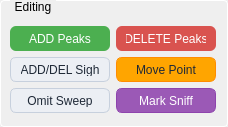
               <widget class="QGroupBox" name="groupBox_5">
                <property name="minimumSize">
                 <size>
                  <width>228</width>
                  <height>127</height>
                 </size>
                </property>
                <property name="maximumSize">
                 <size>
                  <width>228</width>
                  <height>127</height>
                 </size>
                </property>
                <property name="styleSheet">
                 <string notr="true">QGroupBox {
            border: 1px solid #ffffff;
            border-radius: 4px;
            margin-top: 0.5em;
            padding-top: 0.5em;
        }

        QGroupBox::title {
            subcontrol-origin: margin;
            left: 10px;
            padding: 0 3px 0 3px;
        }</string>
                </property>
                <property name="title">
                 <string>Editing</string>
                </property>
                <widget class="QWidget" name="layoutWidget">
                 <property name="geometry">
                  <rect>
                   <x>10</x>
                   <y>26</y>
                   <width>208</width>
                   <height>89</height>
                  </rect>
                 </property>
                 <layout class="QGridLayout" name="gridLayout_2">
                  <item row="2" column="0">
                   <widget class="QPushButton" name="OmitSweepButton">
                    <property name="minimumSize">
                     <size>
                      <width>100</width>
                      <height>25</height>
                     </size>
                    </property>
                    <property name="maximumSize">
                     <size>
                      <width>100</width>
                      <height>25</height>
                     </size>
                    </property>
                    <property name="toolTip">
                     <string>Exclude the current sweep from analysis</string>
                    </property>
                    <property name="styleSheet">
                     <string notr="true">QPushButton {
    background-color: #ECEFF4;   /* light gray */
    color: #1F2937;              /* dark text */
    border: 1px solid #C7D0DD;   /* subtle border */
    border-radius: 6px;
    padding: 5px 10px;
}

/* Hover state */
QPushButton:hover {
    background-color: #E2E8F0;   /* slightly darker gray */
}

/* Pressed/clicked state */
QPushButton:pressed {
    background-color: #CBD5E1;   /* darker gray */
}
</string>
                    </property>
                    <property name="text">
                     <string>Omit Sweep</string>
                    </property>
                    <property name="startHidden" stdset="0">
                     <bool>false</bool>
                    </property>
                   </widget>
                  </item>
                  <item row="0" column="1">
                   <widget class="QPushButton" name="deletePeaksButton">
                    <property name="minimumSize">
                     <size>
                      <width>100</width>
                      <height>25</height>
                     </size>
                    </property>
                    <property name="maximumSize">
                     <size>
                      <width>100</width>
                      <height>25</height>
                     </size>
                    </property>
                    <property name="toolTip">
                     <string>Manually delete peaks by clicking near them</string>
                    </property>
                    <property name="styleSheet">
                     <string notr="true">QPushButton {
    background-color: #d9534f;   /* normal red */
    color: white;
    border-radius: 6px;
    padding: 5px 10px;
}

/* Hover state */
QPushButton:hover {
    background-color: #c9302c;   /* darker red */
}

/* Pressed/clicked state */
QPushButton:pressed {
    background-color: #a71d2a;   /* even darker red */
}
</string>
                    </property>
                    <property name="text">
                     <string>DELETE Peaks</string>
                    </property>
                   </widget>
                  </item>
                  <item row="1" column="1">
                   <widget class="QPushButton" name="movePointButton">
                    <property name="minimumSize">
                     <size>
                      <width>100</width>
                      <height>25</height>
                     </size>
                    </property>
                    <property name="maximumSize">
                     <size>
                      <width>100</width>
                      <height>25</height>
                     </size>
                    </property>
                    <property name="toolTip">
                     <string>Click a point, then use arrow keys to move it left/right. Press Enter to save.</string>
                    </property>
                    <property name="styleSheet">
                     <string notr="true">QPushButton {
    background-color: #FFA500;   /* orange */
    color: #1F2937;              /* dark text */
    border: 1px solid #FF8C00;   /* darker orange border */
    border-radius: 6px;
    padding: 5px 10px;
}

/* Hover state */
QPushButton:hover {
    background-color: #FFB733;   /* lighter orange */
}

/* Pressed/clicked state */
QPushButton:pressed {
    background-color: #FF8C00;   /* darker orange */
}

/* Checked state (when mode is active) */
QPushButton:checked {
    background-color: #FF8C00;   /* darker orange when ON */
    color: white;
}
</string>
                    </property>
                    <property name="text">
                     <string>Move Point</string>
                    </property>
                   </widget>
                  </item>
                  <item row="2" column="1">
                   <widget class="QPushButton" name="markSniffButton">
                    <property name="minimumSize">
                     <size>
                      <width>100</width>
                      <height>25</height>
                     </size>
                    </property>
                    <property name="maximumSize">
                     <size>
                      <width>100</width>
                      <height>25</height>
                     </size>
                    </property>
                    <property name="toolTip">
                     <string>Click and drag to highlight sniffing regions</string>
                    </property>
                    <property name="styleSheet">
                     <string notr="true">QPushButton {
    background-color: #9B59B6;   /* purple */
    color: white;
    border: 1px solid #8E44AD;   /* darker purple border */
    border-radius: 6px;
    padding: 5px 10px;
}

/* Hover state */
QPushButton:hover {
    background-color: #AF7AC5;   /* lighter purple */
}

/* Pressed/clicked state */
QPushButton:pressed {
    background-color: #8E44AD;   /* darker purple */
}

/* Checked state (when mode is active) */
QPushButton:checked {
    background-color: #8E44AD;   /* darker purple when ON */
    color: white;
}
</string>
                    </property>
                    <property name="text">
                     <string>Mark Sniff</string>
                    </property>
                    <property name="checkable">
                     <bool>true</bool>
                    </property>
                   </widget>
                  </item>
                  <item row="1" column="0">
                   <widget class="QPushButton" name="addSighButton">
                    <property name="minimumSize">
                     <size>
                      <width>100</width>
                      <height>25</height>
                     </size>
                    </property>
                    <property name="maximumSize">
                     <size>
                      <width>100</width>
                      <height>25</height>
                     </size>
                    </property>
                    <property name="toolTip">
                     <string>Mark selected peaks as sighs (augmented breaths)</string>
                    </property>
                    <property name="styleSheet">
                     <string notr="true">QPushButton {
    background-color: #ECEFF4;   /* light gray */
    color: #1F2937;              /* dark text */
    border: 1px solid #C7D0DD;   /* subtle border */
    border-radius: 6px;
    padding: 5px 10px;
}

/* Hover state */
QPushButton:hover {
    background-color: #E2E8F0;   /* slightly darker gray */
}

/* Pressed/clicked state */
QPushButton:pressed {
    background-color: #CBD5E1;   /* darker gray */
}
</string>
                    </property>
                    <property name="text">
                     <string>ADD/DEL Sigh</string>
                    </property>
                    <property name="startHidden" stdset="0">
                     <bool>false</bool>
                    </property>
                   </widget>
                  </item>
                  <item row="0" column="0">
                   <widget class="QPushButton" name="addPeaksButton">
                    <property name="minimumSize">
                     <size>
                      <width>100</width>
                      <height>25</height>
                     </size>
                    </property>
                    <property name="maximumSize">
                     <size>
                      <width>100</width>
                      <height>25</height>
                     </size>
                    </property>
                    <property name="toolTip">
                     <string>Manually add peaks by clicking on the trace</string>
                    </property>
                    <property name="styleSheet">
                     <string notr="true">QPushButton {
    background-color: #4CAF50;   /* normal (medium green) */
    color: white;
    border-radius: 6px;
    padding: 5px 10px;
}

/* Hover state */
QPushButton:hover {
    background-color: #45a049;   /* darker green */
}

/* Pressed/clicked state */
QPushButton:pressed {
    background-color: #3e8e41;   /* even darker green */
}
</string>
                    </property>
                    <property name="text">
                     <string>ADD Peaks</string>
                    </property>
                   </widget>
                  </item>
                 </layout>
                </widget>
               </widget>
